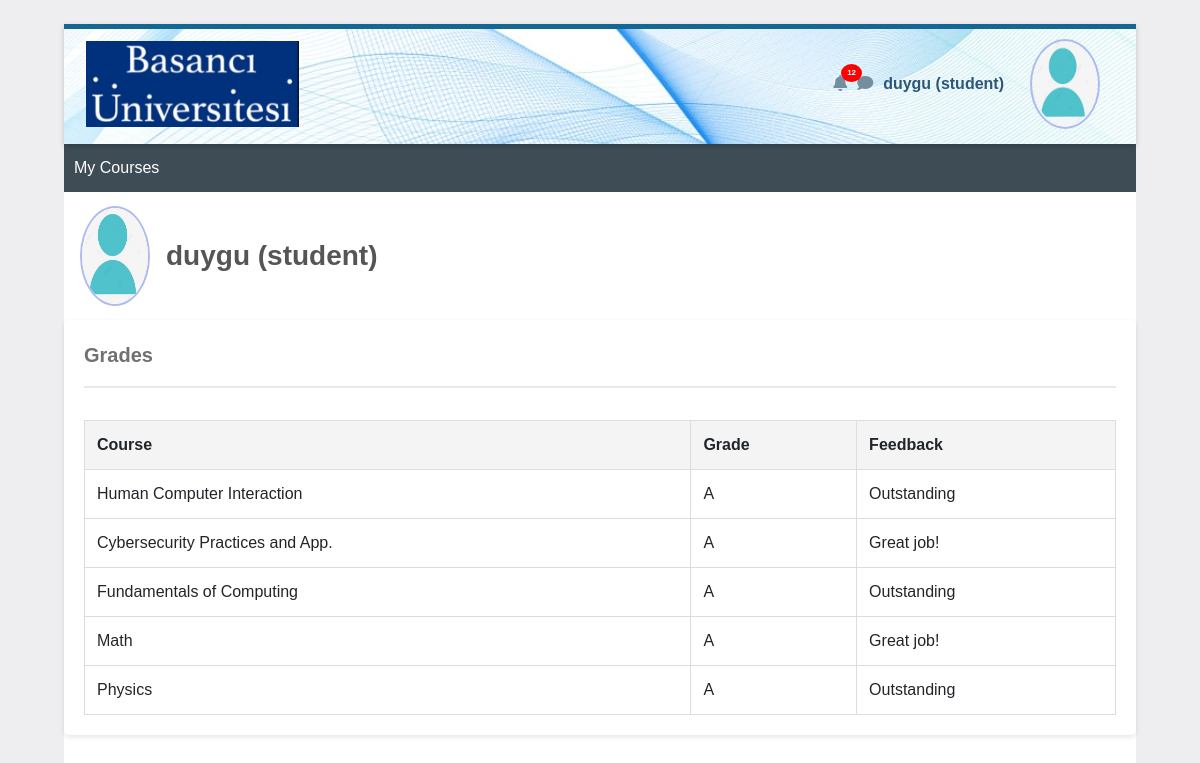
The app's page /student/2/grades (signed in) with its own data.
### tables this page shows
CREATE TABLE grades (
        id INTEGER PRIMARY KEY,
        student_id INTEGER NOT NULL,
        course TEXT NOT NULL,
        grade TEXT CHECK(grade IN ('A', 'B', 'C', 'D', 'F')),
        comments TEXT,
        FOREIGN KEY(student_id) REFERENCES users(id)
    );

### app/routes.py (the view)
@main.route('/student/<student_id>/grades')
@login_required
@is_user
@is_current_user
def grades(student_id):
    username = session.get('username')
    role = session.get('role')
    try:
        student_id = int(student_id)
        conn = sqlite3.connect(DATABASE)
        c = conn.cursor()
        query = "SELECT course, grade, comments FROM grades WHERE student_id=?"
        c.execute(query, (student_id,))
        courses = c.fetchall()
        c.execute("SELECT profile_photo FROM users WHERE id=?", (student_id,))
        result = c.fetchone()
        profile_photo = result[0] if result else None
    except sqlite3.Error as e:
        logging.error(f"Database error: {e}")
        flash("An error occurred while fetching grades. Please try again later.", "danger")
        return redirect(url_for('main.index'))
    finally:
        conn.close()
    return render_template(
        'grades.html',
        courses=courses,
        username=username,
        student_id=student_id,
        profile_photo=profile_photo,
        role=role
    )

### app/routes.py (called while the page is built)
def login_required(f):
    @wraps(f)
    def decorated_function(*args, **kwargs):
        if not session.get('username'):
            abort(401)
        return f(*args, **kwargs)
    return decorated_function

def is_user(f):
    @wraps(f)
    def decorated_function(*args, **kwargs):
        if session.get('role') != 'student':
            abort(403)
        return f(*args, **kwargs)
    return decorated_function

def is_current_user(f):
    @wraps(f)
    def decorated_function(*args, **kwargs):
        if 'student_id' in kwargs and str(session.get('student_id')) != kwargs['student_id']:
            abort(403)
        return f(*args, **kwargs)
    return decorated_function

### app/templates/grades.html (shortened to what this page needs)
<!DOCTYPE html>
<html lang="en">
<head>
    <link rel="stylesheet" href="https://stackpath.bootstrapcdn.com/bootstrap/4.5.2/css/bootstrap.min.css">
    <link rel="stylesheet" href="https://cdnjs.cloudflare.com/ajax/libs/font-awesome/5.15.4/css/all.min.css">
</head>
<body>
    <div class="initialBox">
        <div class="navbar">
            <div>
                <img src="{{ url_for('static', filename='logo.png') }}" alt="Logo">
            </div>
            <div class="user-profile">
                <div class="notification">
                    <i class="fas fa-bell icn"></i>
                    <span class="notification-badge">12</span>
                </div>
                <div>
                    <i class="fas fa-comment icn"></i>
                </div>
                <div class="user-profile" onclick="toggleDropdown()">
                    <span class="user-name">{{ username }} <strong> ({{role}})</strong></span>
                    {% if profile_photo %}
                    <img src="{{ url_for('main.get_profile_photo', student_id=student_id) }}" alt="Profile"
                        class="profPic">
                    {% else %}
                    <img src="{{ url_for('static', filename='user.png') }}" alt="Profile" class="profPic">
                    {% endif %}
                </div>
            </div>
        </div>
        <div class="middle-bar">
            <a class="course" href="{{ url_for('main.student_dashboard', student_id=student_id) }}">My Courses</a>
        </div>
        <div class="profWrapper">
            {% if profile_photo %}
            <img src="{{ url_for('main.get_profile_photo', student_id=student_id) }}" alt="Profile" class="profPic">
            {% else %}
            <img src="{{ url_for('static', filename='user.png') }}" alt="Profile" class="profPic">
            {% endif %}
            <span class="name">{{ username }} <strong> ({{role}})</strong></span>
        </div>
        <div class="grades-container">
            <div class="grades">Grades</div>
            <hr style="border: 1px solid rgb(231, 232, 237);  margin-bottom: 2rem;">
            <table>
                <thead>
                    <tr>
                        <th>Course</th>
                        <th>Grade</th>
                        <th>Feedback</th>
                    </tr>
                </thead>
                <tbody>
                    {% for course, grade, comment in courses %}
                    <tr>
                        <td>{{course}}</td>
                        <td>{{ grade }}</td>
                        <td>{{ comment }}</td>
                    </tr>
                    {% endfor %}
                </tbody>
            </table>
        </div>
</body>
</html>

### records on screen
grades: course "Human Computer Interaction", grade "A", comments "Outstanding"
grades: course "Cybersecurity Practices and App.", grade "A", comments "Great job!"
grades: course "Fundamentals of Computing", grade "A", comments "Outstanding"
grades: course "Math", grade "A", comments "Great job!"
grades: course "Physics", grade "A", comments "Outstanding"

### other values on screen
{{ username }} "duygu"
{{ role }} "student"
